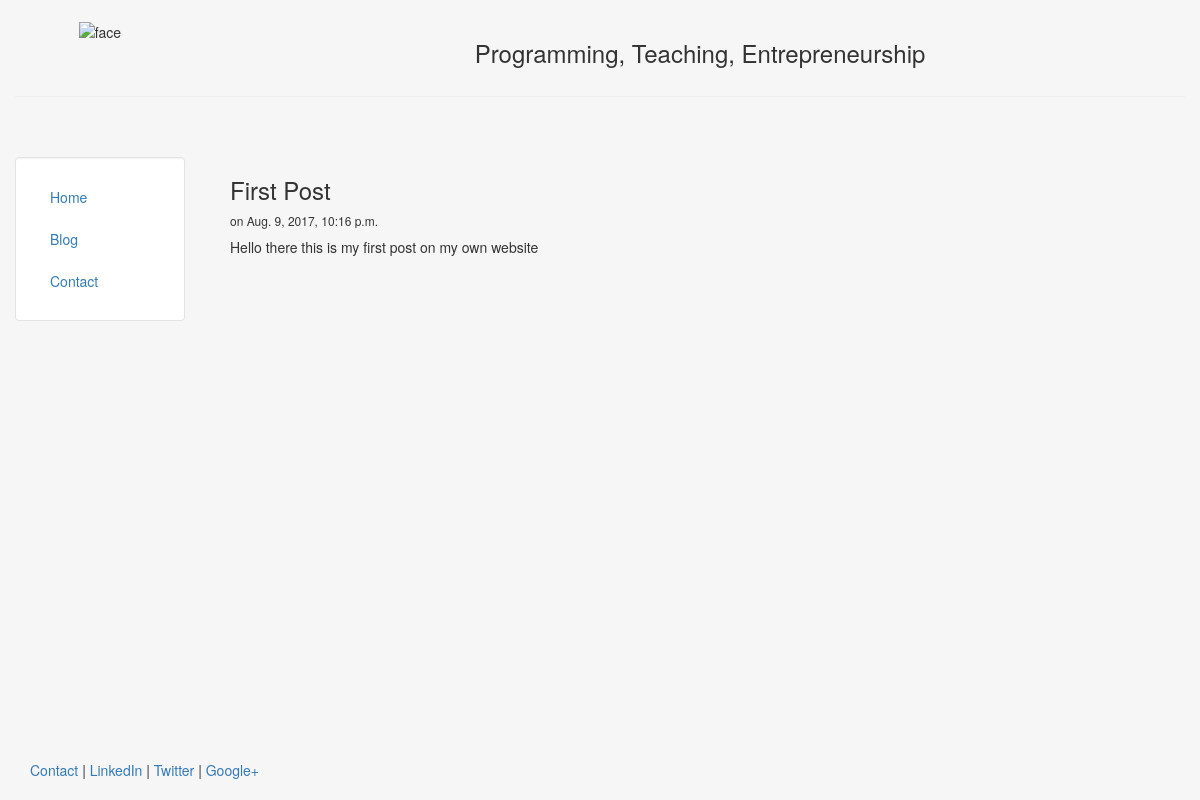
The page /blog/1 on the database its author committed.
### blog/models.py (models this page shows, shortened)
class Post(models.Model):
	title = models.CharField(max_length=140)
	body = models.TextField()
	date = models.DateTimeField()

### blog/templates/blog/post.html
{% extends "personal/header.html" %}
{% block content %}
	<h3>{{post.title}}</h3>
	<h6>on {{post.date}}</h6>
	{{post.body|safe|linebreaks}}
{% endblock %}

### personal/templates/personal/header.html (style rules this page uses)
html, body { height:100% }

### rows shown on the page
Post: title "First Post", date "Aug. 9, 2017, 10:16 p.m.", body "Hello there this is my first post on my own website"
